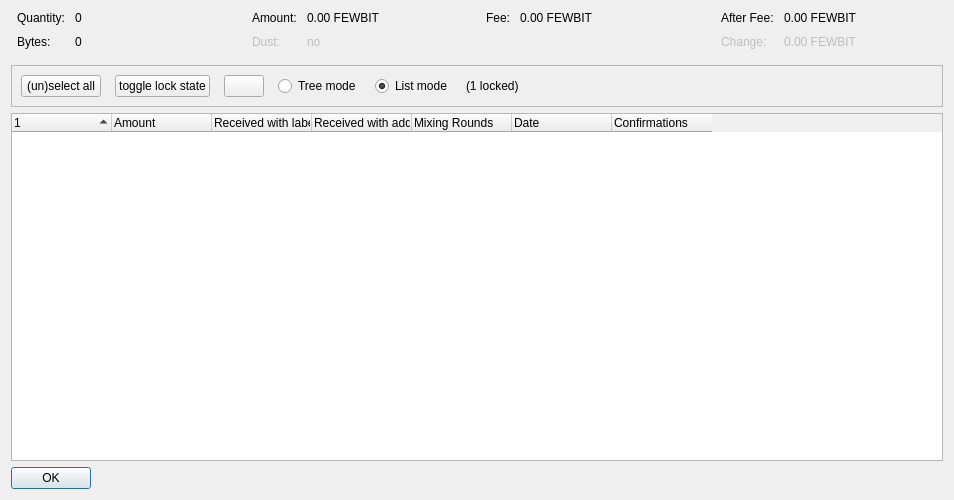
<?xml version="1.0" encoding="UTF-8"?>
<ui version="4.0">
 <class>CoinControlDialog</class>
 <widget class="QDialog" name="CoinControlDialog">
  <property name="geometry">
   <rect>
    <x>0</x>
    <y>0</y>
    <width>954</width>
    <height>500</height>
   </rect>
  </property>
  <property name="windowTitle">
   <string>Coin Selection</string>
  </property>
  <layout class="QVBoxLayout" name="verticalLayout">
   <item>
    <layout class="QHBoxLayout" name="horizontalLayoutTop" stretch="0,0,0,0">
     <property name="topMargin">
      <number>0</number>
     </property>
     <property name="bottomMargin">
      <number>10</number>
     </property>
     <item>
      <layout class="QFormLayout" name="formLayoutCoinControl1">
       <property name="horizontalSpacing">
        <number>10</number>
       </property>
       <property name="verticalSpacing">
        <number>10</number>
       </property>
       <property name="leftMargin">
        <number>6</number>
       </property>
       <property name="rightMargin">
        <number>6</number>
       </property>
       <item row="0" column="0">
        <widget class="QLabel" name="labelCoinControlQuantityText">
         <property name="text">
          <string>Quantity:</string>
         </property>
        </widget>
       </item>
       <item row="0" column="1">
        <widget class="QLabel" name="labelCoinControlQuantity">
         <property name="cursor">
          <cursorShape>IBeamCursor</cursorShape>
         </property>
         <property name="contextMenuPolicy">
          <enum>Qt::ActionsContextMenu</enum>
         </property>
         <property name="text">
          <string notr="true">0</string>
         </property>
         <property name="textInteractionFlags">
          <set>Qt::LinksAccessibleByMouse|Qt::TextSelectableByKeyboard|Qt::TextSelectableByMouse</set>
         </property>
        </widget>
       </item>
       <item row="1" column="0">
        <widget class="QLabel" name="labelCoinControlBytesText">
         <property name="text">
          <string>Bytes:</string>
         </property>
        </widget>
       </item>
       <item row="1" column="1">
        <widget class="QLabel" name="labelCoinControlBytes">
         <property name="cursor">
          <cursorShape>IBeamCursor</cursorShape>
         </property>
         <property name="contextMenuPolicy">
          <enum>Qt::ActionsContextMenu</enum>
         </property>
         <property name="text">
          <string notr="true">0</string>
         </property>
         <property name="textInteractionFlags">
          <set>Qt::LinksAccessibleByMouse|Qt::TextSelectableByKeyboard|Qt::TextSelectableByMouse</set>
         </property>
        </widget>
       </item>
      </layout>
     </item>
     <item>
      <layout class="QFormLayout" name="formLayoutCoinControl2">
       <property name="horizontalSpacing">
        <number>10</number>
       </property>
       <property name="verticalSpacing">
        <number>10</number>
       </property>
       <property name="leftMargin">
        <number>6</number>
       </property>
       <property name="rightMargin">
        <number>6</number>
       </property>
       <item row="0" column="0">
        <widget class="QLabel" name="labelCoinControlAmountText">
         <property name="text">
          <string>Amount:</string>
         </property>
        </widget>
       </item>
       <item row="0" column="1">
        <widget class="QLabel" name="labelCoinControlAmount">
         <property name="cursor">
          <cursorShape>IBeamCursor</cursorShape>
         </property>
         <property name="contextMenuPolicy">
          <enum>Qt::ActionsContextMenu</enum>
         </property>
         <property name="text">
          <string notr="true">0.00 FEWBIT</string>
         </property>
         <property name="textInteractionFlags">
          <set>Qt::LinksAccessibleByMouse|Qt::TextSelectableByKeyboard|Qt::TextSelectableByMouse</set>
         </property>
        </widget>
       </item>
       <item row="1" column="0">
        <widget class="QLabel" name="labelCoinControlLowOutputText">
         <property name="enabled">
          <bool>false</bool>
         </property>
         <property name="text">
          <string>Dust:</string>
         </property>
        </widget>
       </item>
       <item row="1" column="1">
        <widget class="QLabel" name="labelCoinControlLowOutput">
         <property name="enabled">
          <bool>false</bool>
         </property>
         <property name="cursor">
          <cursorShape>IBeamCursor</cursorShape>
         </property>
         <property name="contextMenuPolicy">
          <enum>Qt::ActionsContextMenu</enum>
         </property>
         <property name="text">
          <string notr="true">no</string>
         </property>
         <property name="textInteractionFlags">
          <set>Qt::LinksAccessibleByMouse|Qt::TextSelectableByKeyboard|Qt::TextSelectableByMouse</set>
         </property>
        </widget>
       </item>
      </layout>
     </item>
     <item>
      <layout class="QFormLayout" name="formLayoutCoinControl3">
       <property name="horizontalSpacing">
        <number>10</number>
       </property>
       <property name="verticalSpacing">
        <number>10</number>
       </property>
       <property name="leftMargin">
        <number>6</number>
       </property>
       <property name="rightMargin">
        <number>6</number>
       </property>
       <item row="0" column="0">
        <widget class="QLabel" name="labelCoinControlFeeText">
         <property name="text">
          <string>Fee:</string>
         </property>
        </widget>
       </item>
       <item row="0" column="1">
        <widget class="QLabel" name="labelCoinControlFee">
         <property name="cursor">
          <cursorShape>IBeamCursor</cursorShape>
         </property>
         <property name="contextMenuPolicy">
          <enum>Qt::ActionsContextMenu</enum>
         </property>
         <property name="text">
          <string notr="true">0.00 FEWBIT</string>
         </property>
         <property name="textInteractionFlags">
          <set>Qt::LinksAccessibleByMouse|Qt::TextSelectableByKeyboard|Qt::TextSelectableByMouse</set>
         </property>
        </widget>
       </item>
      </layout>
     </item>
     <item>
      <layout class="QFormLayout" name="formLayoutCoinControl4">
       <property name="horizontalSpacing">
        <number>10</number>
       </property>
       <property name="verticalSpacing">
        <number>10</number>
       </property>
       <property name="leftMargin">
        <number>6</number>
       </property>
       <property name="rightMargin">
        <number>6</number>
       </property>
       <item row="0" column="0">
        <widget class="QLabel" name="labelCoinControlAfterFeeText">
         <property name="text">
          <string>After Fee:</string>
         </property>
        </widget>
       </item>
       <item row="0" column="1">
        <widget class="QLabel" name="labelCoinControlAfterFee">
         <property name="cursor">
          <cursorShape>IBeamCursor</cursorShape>
         </property>
         <property name="contextMenuPolicy">
          <enum>Qt::ActionsContextMenu</enum>
         </property>
         <property name="text">
          <string notr="true">0.00 FEWBIT</string>
         </property>
         <property name="textInteractionFlags">
          <set>Qt::LinksAccessibleByMouse|Qt::TextSelectableByKeyboard|Qt::TextSelectableByMouse</set>
         </property>
        </widget>
       </item>
       <item row="1" column="0">
        <widget class="QLabel" name="labelCoinControlChangeText">
         <property name="enabled">
          <bool>false</bool>
         </property>
         <property name="text">
          <string>Change:</string>
         </property>
        </widget>
       </item>
       <item row="1" column="1">
        <widget class="QLabel" name="labelCoinControlChange">
         <property name="enabled">
          <bool>false</bool>
         </property>
         <property name="cursor">
          <cursorShape>IBeamCursor</cursorShape>
         </property>
         <property name="contextMenuPolicy">
          <enum>Qt::ActionsContextMenu</enum>
         </property>
         <property name="text">
          <string notr="true">0.00 FEWBIT</string>
         </property>
         <property name="textInteractionFlags">
          <set>Qt::LinksAccessibleByMouse|Qt::TextSelectableByKeyboard|Qt::TextSelectableByMouse</set>
         </property>
        </widget>
       </item>
      </layout>
     </item>
    </layout>
   </item>
   <item>
    <widget class="QFrame" name="frame">
     <property name="minimumSize">
      <size>
       <width>0</width>
       <height>40</height>
      </size>
     </property>
     <property name="frameShape">
      <enum>QFrame::StyledPanel</enum>
     </property>
     <property name="frameShadow">
      <enum>QFrame::Sunken</enum>
     </property>
     <layout class="QHBoxLayout" name="horizontalLayout">
      <item>
       <layout class="QHBoxLayout" name="horizontalLayoutPanel" stretch="0,0,0,0,0,0,0">
        <property name="spacing">
         <number>14</number>
        </property>
        <item>
         <widget class="QPushButton" name="pushButtonSelectAll">
          <property name="sizePolicy">
           <sizepolicy hsizetype="Maximum" vsizetype="Fixed">
            <horstretch>0</horstretch>
            <verstretch>0</verstretch>
           </sizepolicy>
          </property>
          <property name="text">
           <string>(un)select all</string>
          </property>
          <property name="autoDefault">
           <bool>false</bool>
          </property>
         </widget>
        </item>
        <item>
         <widget class="QPushButton" name="pushButtonToggleLock">
          <property name="sizePolicy">
           <sizepolicy hsizetype="Maximum" vsizetype="Fixed">
            <horstretch>0</horstretch>
            <verstretch>0</verstretch>
           </sizepolicy>
          </property>
          <property name="text">
           <string>toggle lock state</string>
          </property>
          <property name="autoDefault">
           <bool>false</bool>
          </property>
         </widget>
        </item>
        <item>
         <widget class="QPushButton" name="hideButton">
          <property name="sizePolicy">
           <sizepolicy hsizetype="Maximum" vsizetype="Fixed">
            <horstretch>0</horstretch>
            <verstretch>0</verstretch>
           </sizepolicy>
          </property>
          <property name="text">
           <string/>
          </property>
          <property name="autoDefault">
           <bool>false</bool>
          </property>
         </widget>
        </item>
        <item>
         <widget class="QRadioButton" name="radioTreeMode">
          <property name="sizePolicy">
           <sizepolicy hsizetype="Maximum" vsizetype="Fixed">
            <horstretch>0</horstretch>
            <verstretch>0</verstretch>
           </sizepolicy>
          </property>
          <property name="text">
           <string>Tree mode</string>
          </property>
         </widget>
        </item>
        <item>
         <widget class="QRadioButton" name="radioListMode">
          <property name="sizePolicy">
           <sizepolicy hsizetype="Maximum" vsizetype="Fixed">
            <horstretch>0</horstretch>
            <verstretch>0</verstretch>
           </sizepolicy>
          </property>
          <property name="text">
           <string>List mode</string>
          </property>
          <property name="checked">
           <bool>true</bool>
          </property>
         </widget>
        </item>
        <item>
         <widget class="QLabel" name="labelLocked">
          <property name="text">
           <string>(1 locked)</string>
          </property>
         </widget>
        </item>
        <item>
         <spacer name="horizontalSpacer">
          <property name="orientation">
           <enum>Qt::Horizontal</enum>
          </property>
          <property name="sizeHint" stdset="0">
           <size>
            <width>40</width>
            <height>20</height>
           </size>
          </property>
         </spacer>
        </item>
       </layout>
      </item>
     </layout>
    </widget>
   </item>
   <item>
    <widget class="CoinControlTreeWidget" name="treeWidget">
     <property name="contextMenuPolicy">
      <enum>Qt::CustomContextMenu</enum>
     </property>
     <property name="sortingEnabled">
      <bool>false</bool>
     </property>
     <property name="columnCount">
      <number>7</number>
     </property>
     <attribute name="headerShowSortIndicator" stdset="0">
      <bool>true</bool>
     </attribute>
     <attribute name="headerStretchLastSection">
      <bool>false</bool>
     </attribute>
     <column>
      <property name="text">
       <string/>
      </property>
     </column>
     <column>
      <property name="text">
       <string>Amount</string>
      </property>
     </column>
     <column>
      <property name="text">
       <string>Received with label</string>
      </property>
     </column>
     <column>
      <property name="text">
       <string>Received with address</string>
      </property>
     </column>
     <column>
      <property name="text">
       <string>Mixing Rounds</string>
      </property>
     </column>
     <column>
      <property name="text">
       <string>Date</string>
      </property>
     </column>
     <column>
      <property name="text">
       <string>Confirmations</string>
      </property>
      <property name="toolTip">
       <string>Confirmed</string>
      </property>
     </column>
    </widget>
   </item>
   <item>
    <widget class="QDialogButtonBox" name="buttonBox">
     <property name="sizePolicy">
      <sizepolicy hsizetype="Maximum" vsizetype="Fixed">
       <horstretch>0</horstretch>
       <verstretch>0</verstretch>
      </sizepolicy>
     </property>
     <property name="orientation">
      <enum>Qt::Horizontal</enum>
     </property>
     <property name="standardButtons">
      <set>QDialogButtonBox::Ok</set>
     </property>
    </widget>
   </item>
  </layout>
 </widget>
 <customwidgets>
  <customwidget>
   <class>CoinControlTreeWidget</class>
   <extends>QTreeWidget</extends>
   <header>qt/coincontroltreewidget.h</header>
  </customwidget>
 </customwidgets>
 <resources/>
 <connections/>
</ui>
